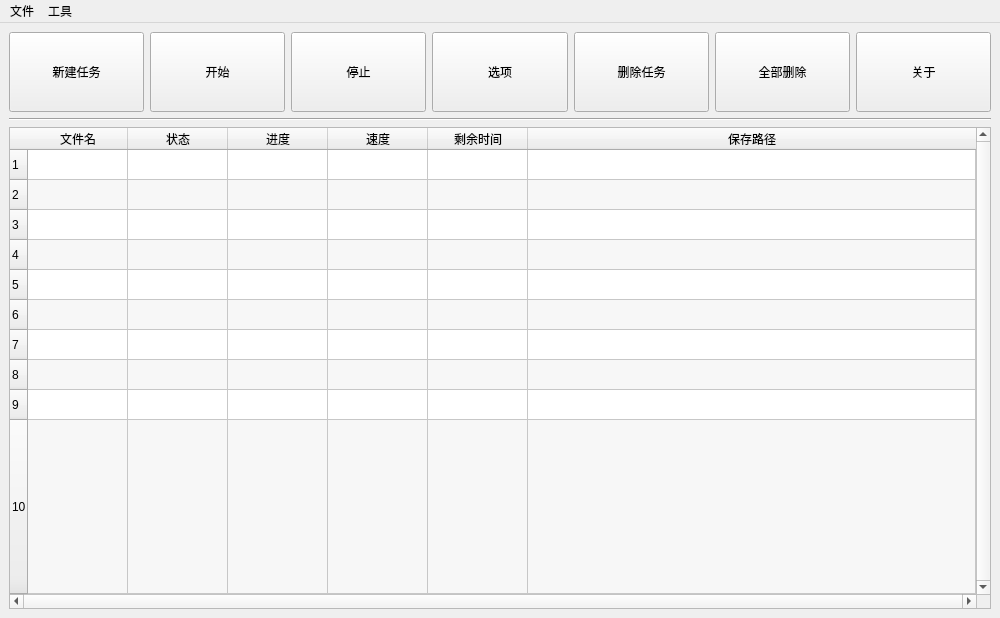
<?xml version="1.0" encoding="UTF-8"?>
<ui version="4.0">
 <class>MainWindow</class>
 <widget class="QMainWindow" name="MainWindow">
  <property name="geometry">
   <rect>
    <x>0</x>
    <y>0</y>
    <width>1000</width>
    <height>618</height>
   </rect>
  </property>
  <property name="windowTitle">
   <string>MainWindow</string>
  </property>
  <property name="autoFillBackground">
   <bool>false</bool>
  </property>
  <property name="styleSheet">
   <string notr="true"/>
  </property>
  <widget class="QWidget" name="centralwidget">
   <layout class="QGridLayout" name="gridLayout">
    <item row="0" column="0">
     <layout class="QVBoxLayout" name="verticalLayout_2">
      <item>
       <layout class="QVBoxLayout" name="verticalLayout">
        <item>
         <layout class="QHBoxLayout" name="horizontalLayout">
          <item>
           <widget class="QPushButton" name="newTaskBtn">
            <property name="sizePolicy">
             <sizepolicy hsizetype="Expanding" vsizetype="Minimum">
              <horstretch>0</horstretch>
              <verstretch>0</verstretch>
             </sizepolicy>
            </property>
            <property name="minimumSize">
             <size>
              <width>100</width>
              <height>80</height>
             </size>
            </property>
            <property name="styleSheet">
             <string notr="true"/>
            </property>
            <property name="text">
             <string>新建任务</string>
            </property>
           </widget>
          </item>
          <item>
           <widget class="QPushButton" name="startBtn">
            <property name="sizePolicy">
             <sizepolicy hsizetype="Expanding" vsizetype="Minimum">
              <horstretch>0</horstretch>
              <verstretch>0</verstretch>
             </sizepolicy>
            </property>
            <property name="minimumSize">
             <size>
              <width>100</width>
              <height>80</height>
             </size>
            </property>
            <property name="styleSheet">
             <string notr="true"/>
            </property>
            <property name="text">
             <string>开始</string>
            </property>
           </widget>
          </item>
          <item>
           <widget class="QPushButton" name="stopBtn">
            <property name="sizePolicy">
             <sizepolicy hsizetype="Expanding" vsizetype="Minimum">
              <horstretch>0</horstretch>
              <verstretch>0</verstretch>
             </sizepolicy>
            </property>
            <property name="minimumSize">
             <size>
              <width>100</width>
              <height>80</height>
             </size>
            </property>
            <property name="styleSheet">
             <string notr="true"/>
            </property>
            <property name="text">
             <string>停止</string>
            </property>
           </widget>
          </item>
          <item>
           <widget class="QPushButton" name="settingBtn">
            <property name="sizePolicy">
             <sizepolicy hsizetype="Expanding" vsizetype="Minimum">
              <horstretch>0</horstretch>
              <verstretch>0</verstretch>
             </sizepolicy>
            </property>
            <property name="minimumSize">
             <size>
              <width>100</width>
              <height>80</height>
             </size>
            </property>
            <property name="styleSheet">
             <string notr="true"/>
            </property>
            <property name="text">
             <string>选项</string>
            </property>
           </widget>
          </item>
          <item>
           <widget class="QPushButton" name="deleteBtn">
            <property name="sizePolicy">
             <sizepolicy hsizetype="Expanding" vsizetype="Minimum">
              <horstretch>0</horstretch>
              <verstretch>0</verstretch>
             </sizepolicy>
            </property>
            <property name="minimumSize">
             <size>
              <width>100</width>
              <height>80</height>
             </size>
            </property>
            <property name="styleSheet">
             <string notr="true"/>
            </property>
            <property name="text">
             <string>删除任务</string>
            </property>
           </widget>
          </item>
          <item>
           <widget class="QPushButton" name="deleteAllBtn">
            <property name="sizePolicy">
             <sizepolicy hsizetype="Expanding" vsizetype="Minimum">
              <horstretch>0</horstretch>
              <verstretch>0</verstretch>
             </sizepolicy>
            </property>
            <property name="minimumSize">
             <size>
              <width>100</width>
              <height>80</height>
             </size>
            </property>
            <property name="styleSheet">
             <string notr="true"/>
            </property>
            <property name="text">
             <string>全部删除</string>
            </property>
           </widget>
          </item>
          <item>
           <widget class="QPushButton" name="aboutBtn">
            <property name="sizePolicy">
             <sizepolicy hsizetype="Expanding" vsizetype="Minimum">
              <horstretch>0</horstretch>
              <verstretch>0</verstretch>
             </sizepolicy>
            </property>
            <property name="minimumSize">
             <size>
              <width>100</width>
              <height>80</height>
             </size>
            </property>
            <property name="styleSheet">
             <string notr="true"/>
            </property>
            <property name="text">
             <string>关于</string>
            </property>
           </widget>
          </item>
         </layout>
        </item>
        <item>
         <widget class="Line" name="line">
          <property name="orientation">
           <enum>Qt::Horizontal</enum>
          </property>
         </widget>
        </item>
       </layout>
      </item>
      <item>
       <widget class="QTableWidget" name="mainTable">
        <property name="verticalScrollBarPolicy">
         <enum>Qt::ScrollBarAlwaysOn</enum>
        </property>
        <property name="horizontalScrollBarPolicy">
         <enum>Qt::ScrollBarAlwaysOn</enum>
        </property>
        <property name="sizeAdjustPolicy">
         <enum>QAbstractScrollArea::AdjustToContents</enum>
        </property>
        <property name="editTriggers">
         <set>QAbstractItemView::NoEditTriggers</set>
        </property>
        <property name="dragEnabled">
         <bool>false</bool>
        </property>
        <property name="alternatingRowColors">
         <bool>true</bool>
        </property>
        <property name="verticalScrollMode">
         <enum>QAbstractItemView::ScrollPerItem</enum>
        </property>
        <property name="horizontalScrollMode">
         <enum>QAbstractItemView::ScrollPerItem</enum>
        </property>
        <property name="gridStyle">
         <enum>Qt::SolidLine</enum>
        </property>
        <property name="sortingEnabled">
         <bool>false</bool>
        </property>
        <property name="rowCount">
         <number>10</number>
        </property>
        <attribute name="horizontalHeaderCascadingSectionResizes">
         <bool>false</bool>
        </attribute>
        <attribute name="horizontalHeaderShowSortIndicator" stdset="0">
         <bool>true</bool>
        </attribute>
        <attribute name="horizontalHeaderStretchLastSection">
         <bool>true</bool>
        </attribute>
        <attribute name="verticalHeaderCascadingSectionResizes">
         <bool>true</bool>
        </attribute>
        <attribute name="verticalHeaderShowSortIndicator" stdset="0">
         <bool>true</bool>
        </attribute>
        <attribute name="verticalHeaderStretchLastSection">
         <bool>true</bool>
        </attribute>
        <row/>
        <row/>
        <row/>
        <row/>
        <row/>
        <row/>
        <row/>
        <row/>
        <row/>
        <row/>
        <column>
         <property name="text">
          <string>文件名</string>
         </property>
         <property name="font">
          <font>
           <pointsize>9</pointsize>
          </font>
         </property>
        </column>
        <column>
         <property name="text">
          <string>状态</string>
         </property>
        </column>
        <column>
         <property name="text">
          <string>进度</string>
         </property>
        </column>
        <column>
         <property name="text">
          <string>速度</string>
         </property>
        </column>
        <column>
         <property name="text">
          <string>剩余时间</string>
         </property>
        </column>
        <column>
         <property name="text">
          <string>保存路径</string>
         </property>
        </column>
       </widget>
      </item>
     </layout>
    </item>
   </layout>
  </widget>
  <widget class="QMenuBar" name="menubar">
   <property name="geometry">
    <rect>
     <x>0</x>
     <y>0</y>
     <width>1000</width>
     <height>17</height>
    </rect>
   </property>
   <widget class="QMenu" name="fileMenu">
    <property name="title">
     <string>文件</string>
    </property>
    <addaction name="newTaskAction"/>
   </widget>
   <widget class="QMenu" name="toolMenu">
    <property name="title">
     <string>工具</string>
    </property>
    <addaction name="settingAction"/>
   </widget>
   <addaction name="fileMenu"/>
   <addaction name="toolMenu"/>
  </widget>
  <action name="newTaskAction">
   <property name="text">
    <string>新建</string>
   </property>
   <property name="shortcut">
    <string>Ctrl+N</string>
   </property>
  </action>
  <action name="settingAction">
   <property name="text">
    <string>选项</string>
   </property>
   <property name="shortcut">
    <string>Ctrl+I</string>
   </property>
  </action>
 </widget>
 <resources/>
 <connections/>
</ui>
